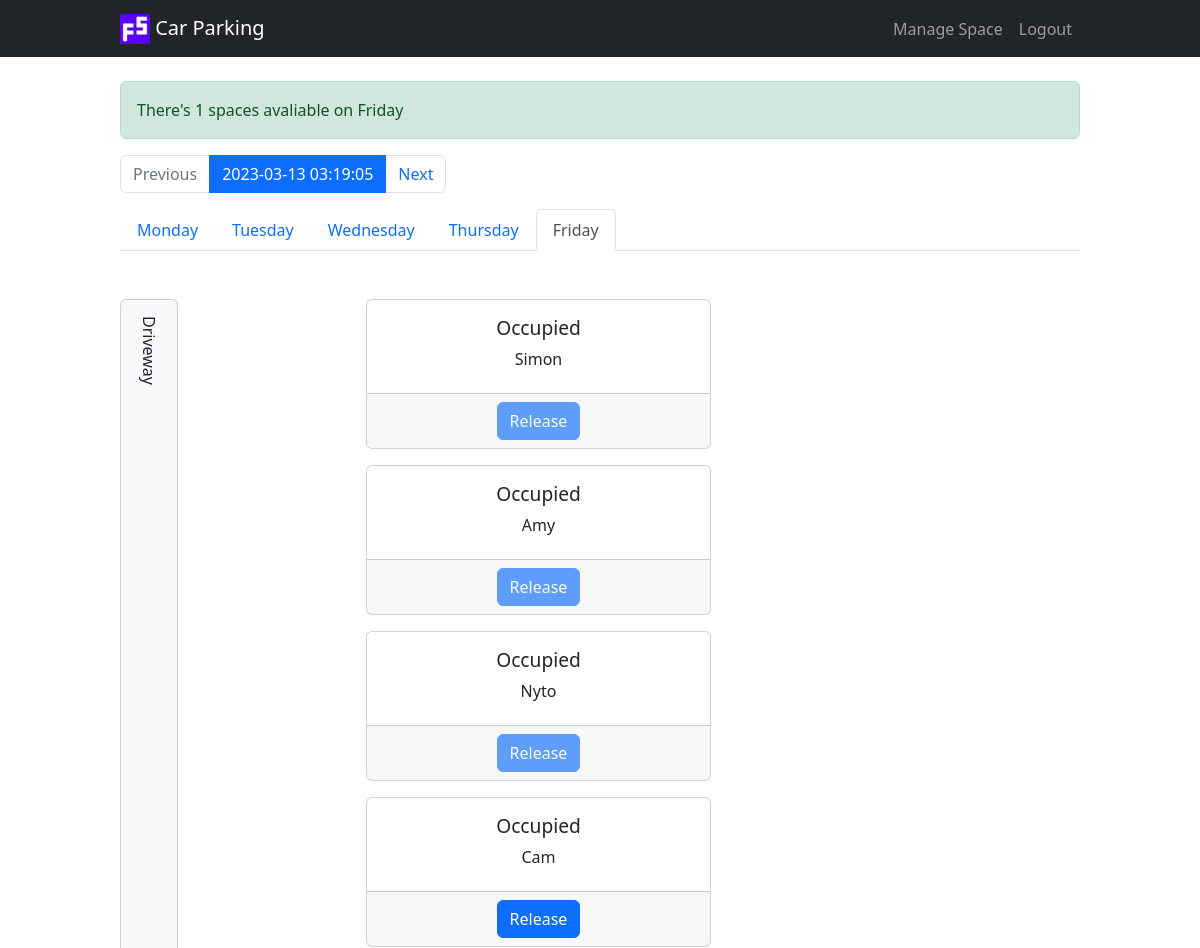
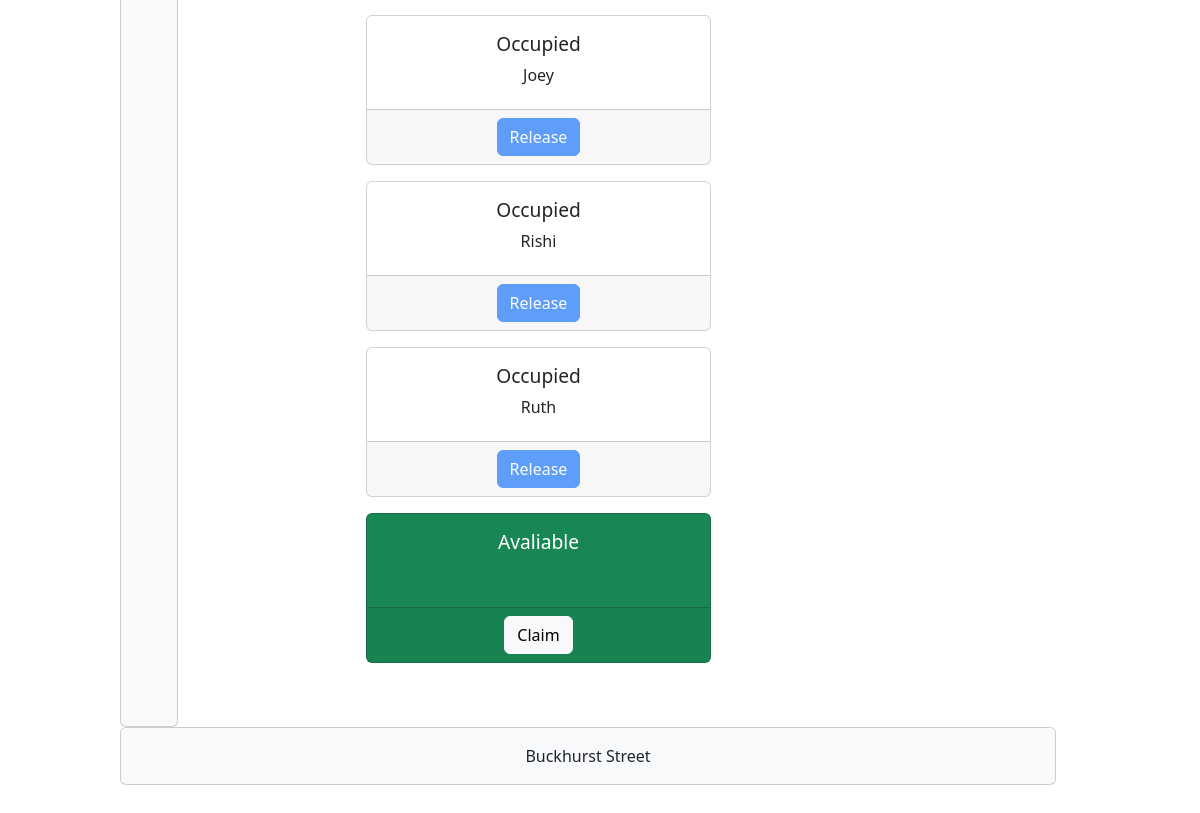
Page /?day=friday (signed in) on the earlier database version (2 pictures, top to bottom).
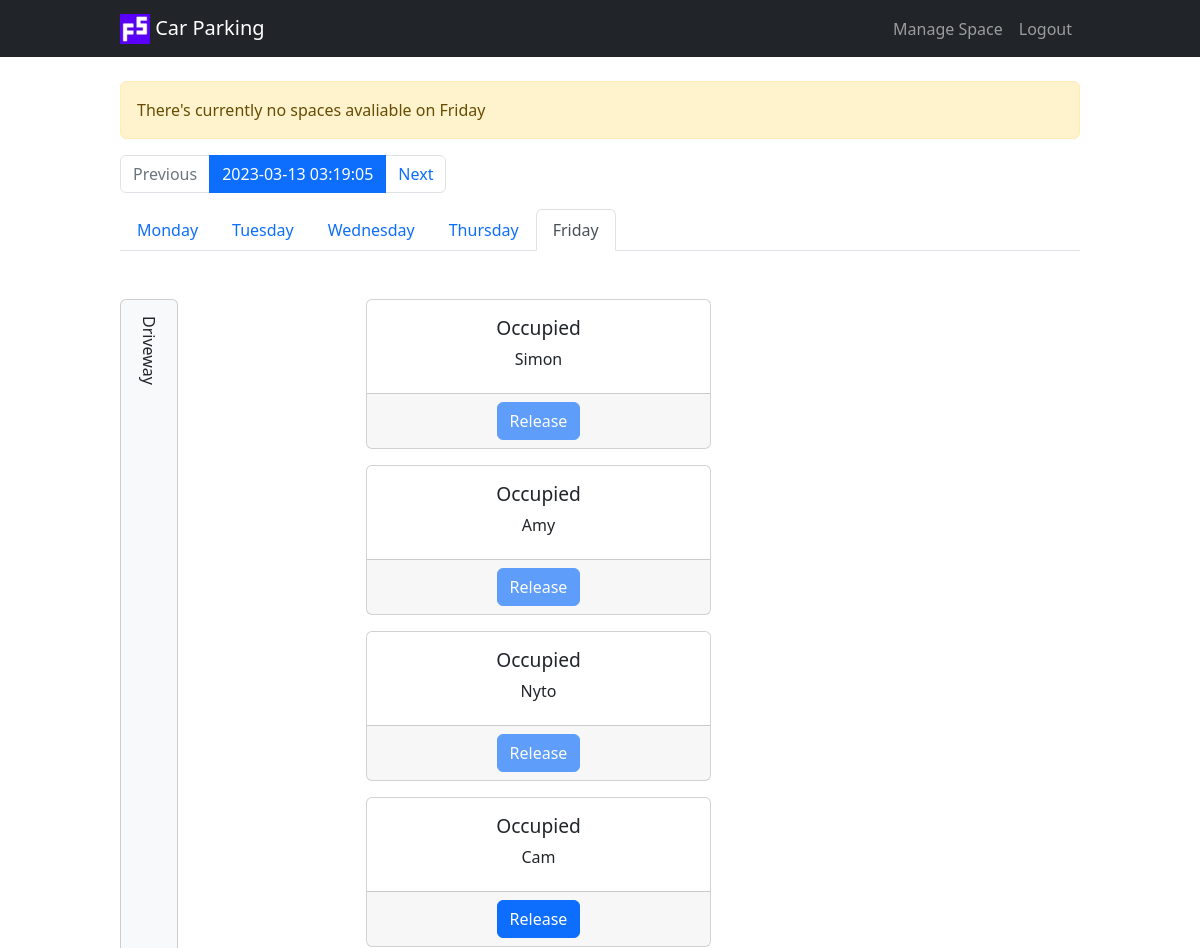
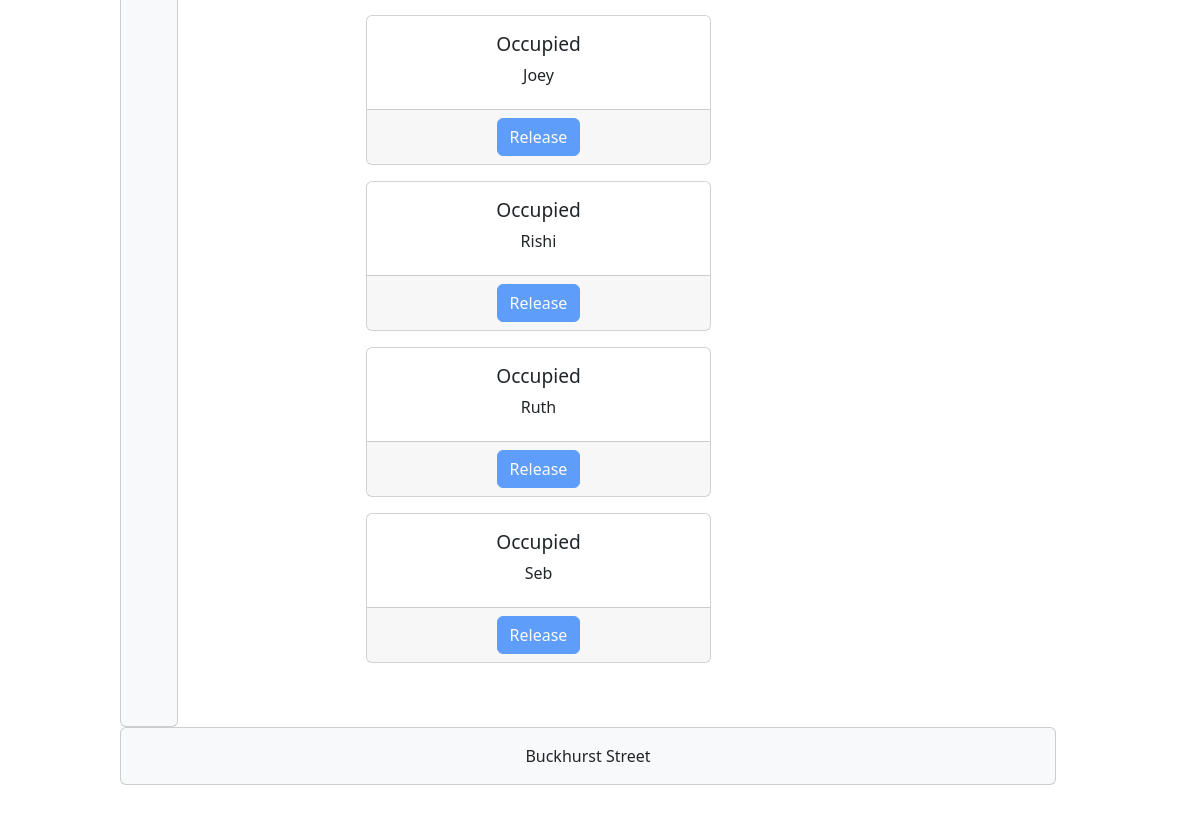
Same page on the later database version (2 pictures, top to bottom).
### server.py (models this page shows)
class ParkingSpace(db.Model):
    __tablename__ = "parking_spaces"
    id = db.Column(db.Integer, primary_key=True)
    monday = db.Column(db.String(250), nullable=False)
    tuesday = db.Column(db.String(250), nullable=False)
    wednesday = db.Column(db.String(250), nullable=False)
    thursday = db.Column(db.String(250), nullable=False)
    friday = db.Column(db.String(250), nullable=False)
    user_id = db.Column(db.Integer, db.ForeignKey("users.id"))
    user = relationship("User", back_populates="parking_spaces")

### server.py (the view)
@app.route("/")
@member_only
def home():
    today = datetime.today()
    week_commencing = today - timedelta(days = today.weekday())
    current_week = get_weeks_dates(week_commencing)
    if request.args.get("day"):
        current_day = request.args.get("day")
    elif datetime.today().weekday() < 5:
        current_day = datetime.today().strftime('%A').lower()
    else:
        current_day = days[0]
    users = User.query.all()
    spaces = ParkingSpace.query.all()
    num_spaces = len(spaces)
    filter = {current_day:""}
    free_spaces = len(ParkingSpace.query.filter_by(**filter).all())
    if free_spaces > 0:
        flash(f"There's {free_spaces} spaces avaliable on { current_day.capitalize()}", "success")
    else:
        flash(f"There's currently no spaces avaliable on { current_day.capitalize()}", "warning")
    return render_template("index.html", spaces=spaces, users=users, days=days, current_day=current_day, num_spaces=num_spaces, current_week=current_week)

### server.py (called while the page is built)
@login_manager.user_loader
def load_user(user_id):
    return User.query.get(int(user_id))

def member_only(func):
    @wraps(func)
    def wrapper(*args, **kwargs):
        if current_user.is_authenticated:
            return func(*args, **kwargs)
        else:
            flash("You need to login to book.", "warning")
            return redirect(url_for("login"))
    return wrapper

def get_weeks_dates(monday):
    dates = {day: monday + timedelta(days = i) for i, day in enumerate(days)}
    return dates

### templates/index.html (shortened to what this page needs)
{% extends "base.html" %}
{% block content %}
<nav aria-label="...">
    <ul class="pagination">
      <li class="page-item disabled">
        <a class="page-link">Previous</a>
      </li>
      <li class="page-item active" aria-current="page">
        <a class="page-link" href="#">{{ current_week["monday"] }}</a>
      </li>
      <li class="page-item">
        <a class="page-link" href="#">Next</a>
      </li>
    </ul>
</nav>
<ul class="nav nav-tabs mb-5 mt-3">
    {% for day in days %}
    {% if day == current_day %}
    <li class="nav-item">
        <a class="nav-link active" aria-current="page" href="{{ url_for('home', day=day) }}">{{ day.capitalize() }}</a>
    </li>
    {% else %}
    <li class="nav-item">
        <a class="nav-link" href="{{ url_for('home', day=day) }}">{{ day.capitalize() }}</a>
    </li>
    {% endif %}
    {% endfor %}
</ul>
<div class="row mb-5">
    <div class="col-3 d-xxl-none d-flex align-items-stretch">
        <div class="card bg-light">
            <div class="card-body mobile-driveway-text">
                Driveway
            </div>
        </div>
    </div>
    <div class="col-9 col-lg-6 col-xxl-12">
        <div class="row mb-5">
            {% for space in spaces %}
            <div class="col-9 col-xxl text-center col-spaces">
                {% if space[current_day] == "" %}
                <div class="card spaces text-bg-success mb-3">
                    {% else %}
                    <div class="card spaces mb-3">
                        {% endif %}
                        <div class="card-body">
                            {% if space[current_day] == "" %}
                            <h5 class="card-title text-wrap">Avaliable</h5>
                            {% else %}
                            <h5 class="card-title text-wrap">Occupied</h5>
                            {% endif %}
                            <p class="card-text text-wrap">{{ space[current_day] }}</p>
                        </div>
                        <div class="card-footer text-center">
                            {% if space[current_day] != "" %}
                                {% if current_user.name == space[current_day] %}
                                <a href="{{ url_for('release_space', id=space.id, day=current_day) }}"
                                class="btn btn-primary">Release</a>
                                {% elif current_user.is_admin %}
                                <a href="{{ url_for('release_space', id=space.id, day=current_day) }}"
                                class="btn btn-primary">Release</a>
                                {% else %}
                                <a href="{{ url_for('release_space', id=space.id, day=current_day) }}"
                                class="btn btn-primary disabled">Release</a>
                                {% endif %}
                            {% else %}
                                <a href="{{ url_for('claim_space', id=space.id, day=current_day) }}" class="btn btn-light">Claim</a>
                            {% endif %}
                        </div>
                    </div>
                </div>
                {% endfor %}
            </div>
        </div>
        <div class="row mb-5 text-center d-xxl-none">
            <div class="col">
                <div class="card bg-light">
                    <div class="card-body">
                        Buckhurst Street
                    </div>
                </div>
            </div>
        </div>
    </div>
    {% endblock %}

Differences in the rows shown:
changed ParkingSpace: friday (not shown) → "Seb"; friday "Avaliable Claim" → "Occupied Release"
Other differences:
new list line: "There's currently no spaces avaliable on Friday"
list line gone: "There's 1 spaces avaliable on Friday"
